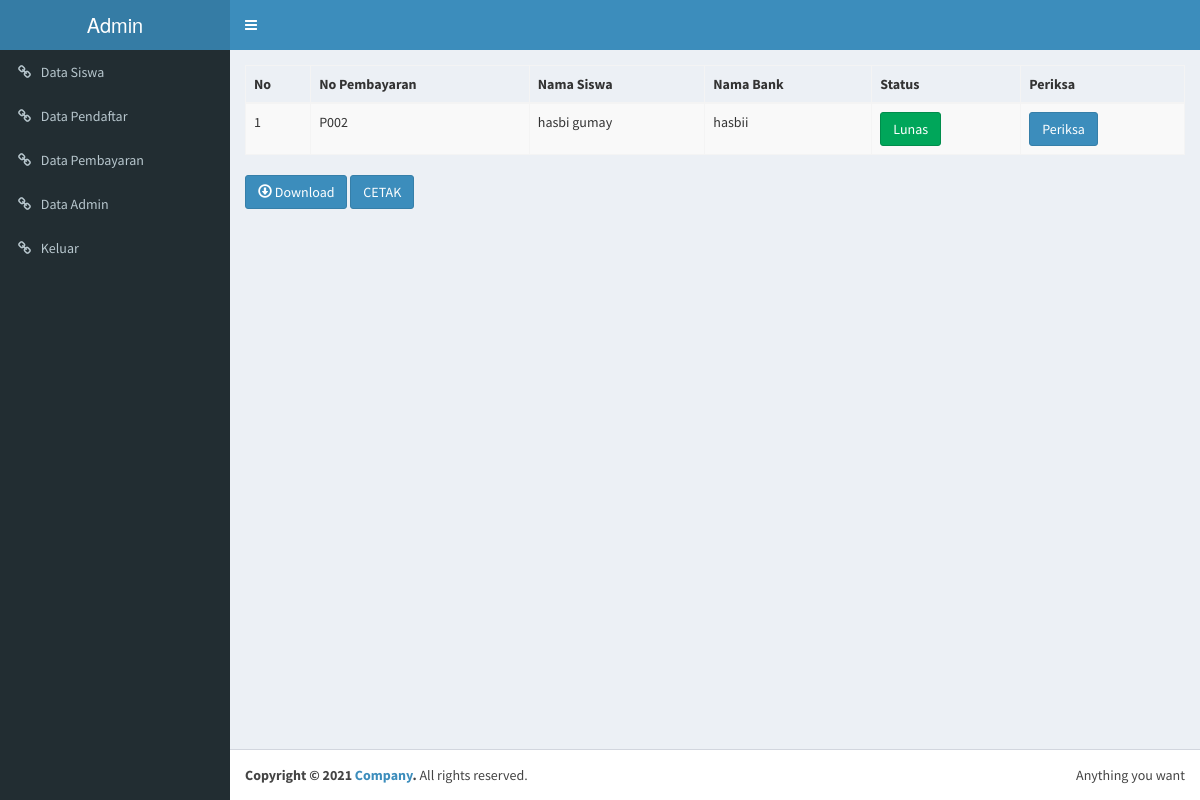
Screenshot of /admin/data_pembayaran.php (signed in) with the database file from the repository.
### tables this page shows
CREATE TABLE `bukti_transfer` (
  `id` int(11) NOT NULL,
  `id_pendaftar` int(11) NOT NULL,
  `nama_pendaftar` varchar(100) NOT NULL,
  `nama_bank` varchar(100) NOT NULL,
  `bukti_transfer` varchar(100) NOT NULL,
  `status` int(11) NOT NULL
);

CREATE TABLE `data_siswa` (
  `id` int(11) NOT NULL,
  `nama_pendaftar` varchar(100) NOT NULL,
  `id_pendaftar` int(11) NOT NULL,
  `nama_siswa` varchar(100) NOT NULL,
  `jenis_kelamin` varchar(100) NOT NULL,
  `tempat_lahir` varchar(100) NOT NULL,
  `tgl_lahir` date NOT NULL,
  `no_akte` varchar(100) NOT NULL,
  `agama` varchar(100) NOT NULL,
  `alamat_siswa` text NOT NULL,
  `transportasi` varchar(50) NOT NULL,
  `kelas` varchar(20) NOT NULL,
  `status` int(2) NOT NULL
);

### admin/config/fungsi.php (called while the page is built, shortened)
<?php
function tampilpendaftar(){
	global $konek;
	$sql="SELECT i.status,i.jenis_kelamin,i.kelas,i.nama_siswa,u.id,u.tgl_daftar,email FROM formulir_mhs AS u INNER JOIN data_siswa AS i  ON u.id=i.id_pendaftar";
	$result=mysqli_query($konek,$sql) or die('gagal menampilkan data');
	return $result;
}
function tampilpembayaran(){
	global $konek;
	$sql="SELECT u.id,u.status,u.id_pendaftar,i.id_pendaftar,nama_siswa,nama_bank FROM bukti_transfer AS u INNER JOIN data_siswa AS i  ON u.id_pendaftar=i.id_pendaftar";
	$result=mysqli_query($konek,$sql) or die(mysqli_error($konek));
	return $result;
}
 ?>

### admin/data_pembayaran.php (the view, shortened to what this page needs)
<?php include 'head.php';
if(empty($_SESSION['id'])){ ?>
  <script>window.location.href='login.php'</script>
<?php }else{
$result=tampilpembayaran();
$result1=tampilpendaftar();
?>
<link rel="stylesheet" type="text/css" href="dt/css/dataTables.bootstrap.css">
<table class="table table-striped table-bordered">
  <thead>
    <tr>
      <th>No</th>
      <th>No Pembayaran</th>
      <th>Nama Siswa</th>
      <th>Nama Bank</th>
      <th>Status</th>
      <th>Periksa</th>
    </tr>
  </thead>
      <tbody>
      <?php $no=1; while ($row=mysqli_fetch_assoc($result)) {
      ?>
        <tr>
        <td><?= $no; ?></td>
        <td>
          <?php echo preg_replace('/[^a-zA-Z0-9 ]/','',"P"."00".$row['id']);?> </td>
        <td><?= $row['nama_siswa'] ?></td>
        <td><?= $row['nama_bank'] ?></td>
        <td><?php if($row['status']==1){ ?>
          <a class="btn btn-success">Lunas</a>
          <?php }elseif ($row['status']==2){?>
            <a class="btn btn-danger">Ditolak</a>
          <?php }else{?>
            <a class="btn btn-danger">Belum diperiksa</a>
          <?php } ?>
        <td><a href="periksa_bayar.php?id=<?= $row['id_pendaftar']?>" class="btn btn-primary">Periksa</a></td>
        </tr>
        <?php $no++; }?>
      </tbody>
</table>
<td><a href="phpfpdf/" class="btn btn-primary"><span class="glyphicon glyphicon-download"></span> Download</a></td>
<td><a href="cetak.php" target="_blank" class="btn btn-primary">CETAK</a></td>
</head>
<?php }include 'foot.php'; ?>

### rows the page displays
bukti_transfer: id "P002", data_siswa.nama_siswa "hasbi gumay", nama_bank "hasbii", status "Lunas"
